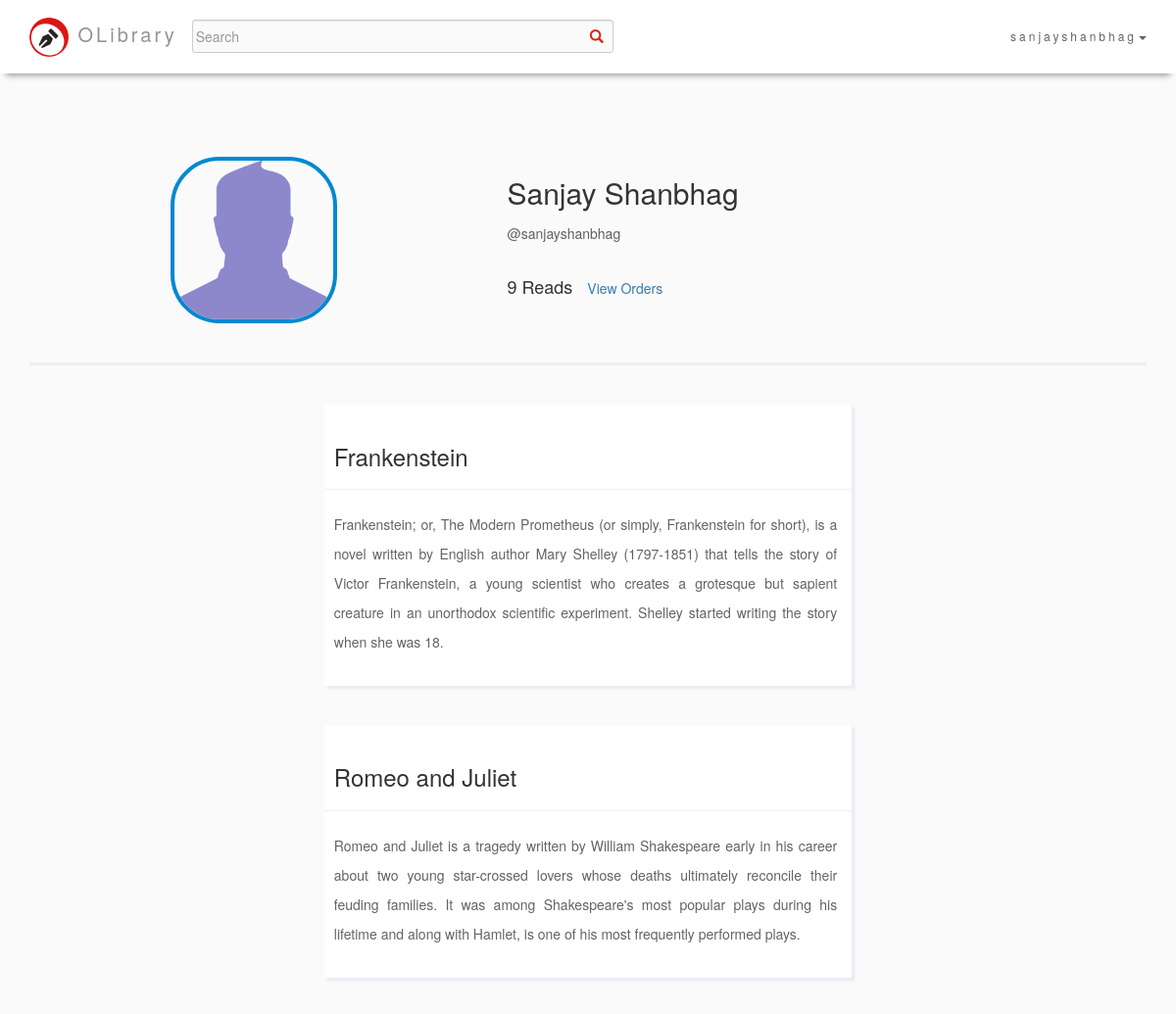
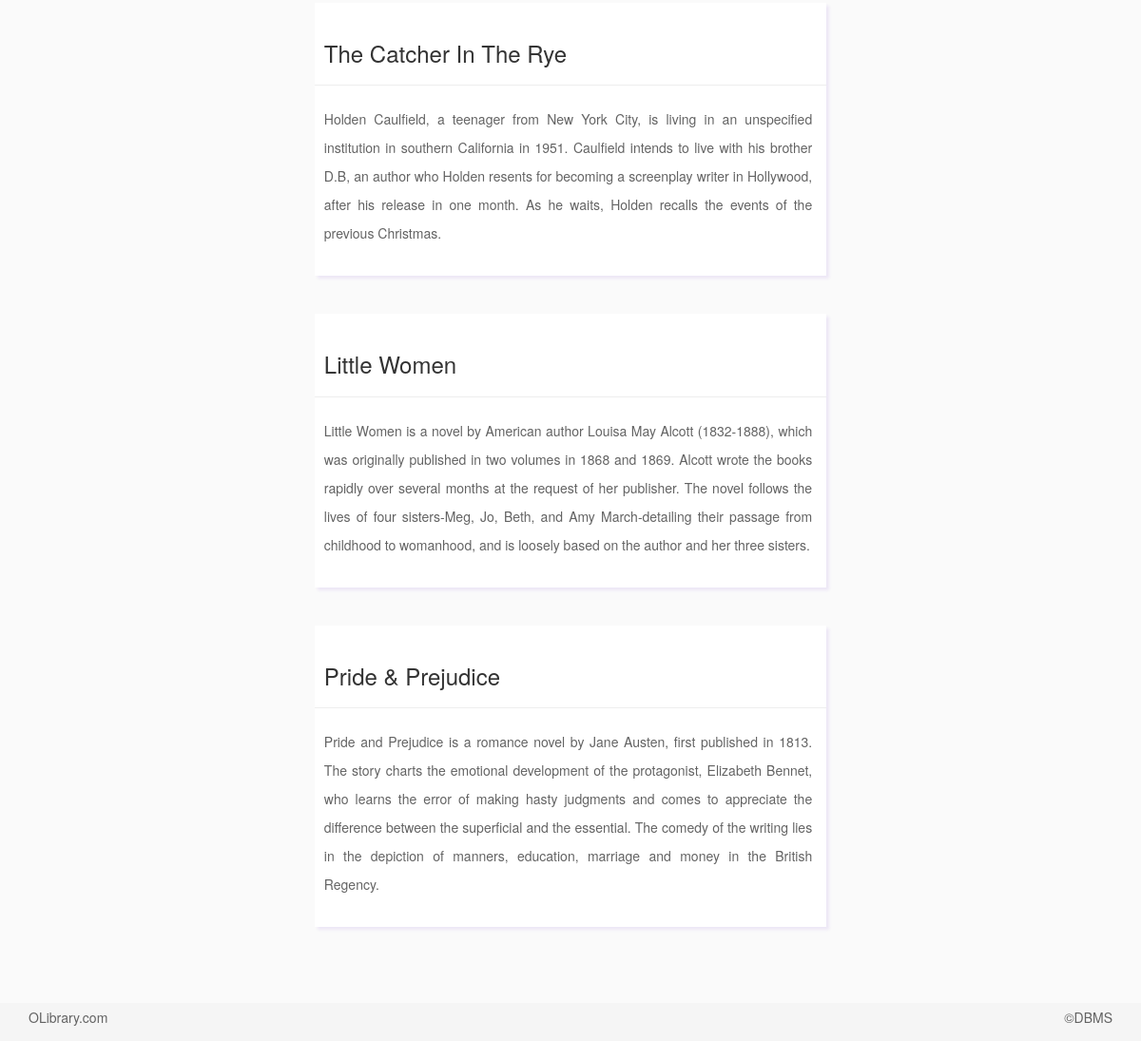
The page /user.php?tye=1 (signed in) on the database its author committed (2 pictures, top to bottom).
### tables this page shows
CREATE TABLE `users` (
  `id` int(11) NOT NULL,
  `uid` varchar(255) NOT NULL,
  `name` varchar(255) NOT NULL,
  `pwd` varchar(255) NOT NULL,
  `eml` varchar(255) NOT NULL,
  `address` text
);

CREATE TABLE `wishlist` (
  `id` int(11) NOT NULL,
  `uid` varchar(255) NOT NULL,
  `bid` int(11) NOT NULL
);

CREATE TABLE `books` (
  `id` int(11) NOT NULL,
  `name` varchar(255) NOT NULL,
  `author` varchar(255) NOT NULL,
  `copies` int(11) NOT NULL,
  `description` text NOT NULL
);

### user.php (the view, shortened to what this page needs)
<?php
	include 'databh.php';
	$uid = $_SESSION['uid'];
	$sql = "SELECT name FROM users WHERE uid = '$uid'";
	$result = $conn->query($sql);
	$row = $result->fetch_assoc();
	$username = $row['name'];
?>
<!DOCTYPE html>
<html>
  <head>
    <link rel="stylesheet" type="text/css" href="CSS/custom_content.css">
      <link rel="stylesheet" href="https://maxcdn.bootstrapcdn.com/bootstrap/3.3.7/css/bootstrap.min.css">
  </head>
	<body>
		<div class="container">
    <nav class="navbar navbar-default navbar-fixed-top" style="background-color: #FFFFFF; border: none;">
                    <div class="container">
                        <div class="navbar-header">
                            <a class="navbar-left" href="index.php" style="margin-top: 18px; color: #939393; text-decoration: none; font-size: 20px;"><img src="images/lo2.png" style="height: 40px; width: 40px; margin-right: 1px;"> OLibrary</a>
                        </div>
                        <div id="navbar" class="navbar-collapse collapse">
                            <ul class="nav navbar-nav navbar-left">
                                <div id="custom-search-input">
                                <form class="navbar-form navbar-left" method="POST" action="searchresults.php" id="search">
                                    <div class="input-group">
                                        <input type="text" class="search-query form-control" placeholder="Search" id="query" name="query"/>
                                        <span class="input-group-btn">
                                            <button class="btn btn-danger" type="submit">
                                                <span class=" glyphicon glyphicon-search"></span>
                                            </button>
                                        </span>
                                    </div>
                                </form>
                                </div>
                            </ul>
                            <ul class="nav navbar-nav navbar-right">
                                <?php
                                if(isset($_SESSION['uid']) && !empty($_SESSION['uid'])){
                                    if(isset($dp) && !empty($dp)){
                                       echo "<li class='dropdown'><a class='dropdown-toggle' data-toggle='dropdown' href='#'>" .$_SESSION['uid']."<span class='caret'></span></a>";
                                   }else{
                                    echo "<li class='dropdown'><a class='dropdown-toggle' data-toggle='dropdown' href='#'>" .$_SESSION['uid']."<span class='caret'></span></a>";
                                   }
                                }
                                else{
                                    echo "<li class='dropdown'><a class='dropdown-toggle' data-toggle='dropdown' href='#'>User<span class='caret'></span></a>";
                                    }
                                    ?>
                                </li>
                            </ul>
                        </div>
                    </div>
                </nav>
        </div>
        <div class="container-fluid back">
            <br><br><br><br><br><br><br><br>
            <div class='container'>
            	<div class="row">
        			<div class="col-sm-5 col-lg-5 col-md-5">
        				<img src='images/alternate2.png' style='width: 170px; height: 170px; border-radius: 50px; border:4px solid #0288D1;' class='center-block'/>
        			</div>
        			<div class="col-sm-7 col-lg-7 col-md-7">
        				<?php
        					echo "<h2>".$username."</h2>";
        					echo "<p>@".$uid."</p>";
        					$sql = "SELECT id FROM issued WHERE uid = '$uid'";
        					$result = $conn->query($sql);
        					$issuednumber = mysqli_num_rows($result);
        					echo "<br>";
        					echo "<h4 style='display: inline;'>".$issuednumber." Reads</h4>";
                            echo "<span id = 'wl'><a style='text-decoration: none; margin-left: 15px;' href='user.php?tye=1'>View Wishlist</a></span>";
        				?>
        			</div>
        		</div>
        		<br>
        		<hr style="border-width: 3px;">
        		<br>
                <?php
                    if(isset($_GET['tye']) && !empty($_GET['tye'])){
                       ?>
                       <div class="row">
                            <div class="col-sm-3 col-lg-3 col-md-3">
                            </div>
                            <div class="col-sm-6 col-lg-6 col-md-6">
                                <?php
                                    $sql = "SELECT * FROM wishlist WHERE uid = '$uid' ORDER BY id DESC";
                                    $result = $conn->query($sql);
                                    while($row = $result->fetch_assoc()){
                                        $bid = $row['bid'];
                                        $sql1 = "SELECT * FROM books WHERE id = '$bid'";
                                        $result1 = $conn->query($sql1);
                                        $row1 = $result1->fetch_assoc();
                                        $bname = $row1['name'];
                                        $bdescript = $row1['description'];
                                        echo "<div class='feedcard center-block'>";
                                            echo "<br>";
                                            echo "<h3 style='margin-left: 10px;'>".$bname."</h3>";
                                            echo "<hr>";
                                            echo "<p style='margin-left: 10px;'>".$bdescript."</p>";
                                            echo "<br>";
                                        echo "</div>";
                                        echo "<br><br>";
                                    }
                                ?>
                            </div>
                            <div class="col-sm-3 col-lg-3 col-md-3">
                            </div>
                        </div>
                <?php
            }
                ?>
            </div>
            <br><br>
        </div>
        <div class="container-fluid footer" style="background-color: #F5F5F5; margin-bottom: 0px;">
            <div class="container">
                <p style="color: #636363; " class="left"> OLibrary.com</p>
                <p style="color: #636363; text-align: right;" class="right">&copyDBMS</p>
            </div>
        </div>
    </body>
</html>

### CSS/custom_content.css (style rules this page uses)
p { color: #616161; line-height: 30px; }
.navbar { -webkit-box-shadow: 0 8px 6px -6px #999 !important; -moz-box-shadow: 0 8px 6px -6px #999 !important; box-shadow: 0 8px 6px -6px #999 !important; margin-bottom: 0; background-color: #f4511e; z-index: 9999; border: 0; font-size: 12px !important; line-height: 1.42857143 !important; letter-spacing: 3px; border-radius: 0; height: 75px; }
.navbar li a, .navbar .navbar-brand { color: #636363 !important; margin-top: 12PX; }
#custom-search-input { margin:0; margin-top: 0px; margin-bottom: 0px; padding: 0; }
#custom-search-input .search-query { padding-right: 3px; padding-right: 4px \9; padding-left: 3px; padding-left: 4px \9; margin-bottom: 0; -webkit-border-radius: 3px; -moz-border-radius: 3px; border-radius: 3px; }
#custom-search-input button { border: 0; background: none; padding: 2px 5px; margin-top: 2px; position: relative; left: -28px; margin-bottom: 0; -webkit-border-radius: 3px; -moz-border-radius: 3px; border-radius: 3px; color:#D9230F; margin-top: 12PX; }
#search input[type=text] { width:430px !important; background-color: #FAFAFA; margin-top: 12px; }
.footer { position: relative; bottom: 0; left: 0; right: 0; background:#ccc; }
.left { float: left; }
.right { float: right; }
.back { background-color: #FAFAFA; min-height: 100%; min-width: 100%; }
html, body { margin: 0; height: 100%; }
body { min-height: 100%; }

### user.php (style rules this page uses)
.feedcard { background-color: #FFFFFF; box-shadow: 3px 3px 3px #EDE7F6; min-height: 200px; width: 97%; }
.feedcard p { text-align: justify; margin-right: 15px; margin-left: 15px; color: #636363; }
.left { float: left; }
.right { float: right; }

### rows shown on the page
users: name "Sanjay Shanbhag"
wishlist: books.name "Frankenstein", books.description "Frankenstein; or, The Modern Prometheus (or simply, Frankenstein for short), is a novel written by English author Mary Shelley (1797-1851) that tells the story of Victor Frankenstein, a young scientist who creates a grotesque but sapient creature in an unorthodox scientific experiment. Shelley started writing the story when she was 18."
wishlist: books.name "Romeo and Juliet", books.description "Romeo and Juliet is a tragedy written by William Shakespeare early in his career about two young star-crossed lovers whose deaths ultimately reconcile their feuding families. It was among Shakespeare's most popular plays during his lifetime and along with Hamlet, is one of his most frequently performed plays."
wishlist: books.name "The Catcher In The Rye", books.description "Holden Caulfield, a teenager from New York City, is living in an unspecified institution in southern California in 1951. Caulfield intends to live with his brother D.B, an author who Holden resents for becoming a screenplay writer in Hollywood, after his release in one month. As he waits, Holden recalls the events of the previous Christmas."
wishlist: books.name "Little Women", books.description "Little Women is a novel by American author Louisa May Alcott (1832-1888), which was originally published in two volumes in 1868 and 1869. Alcott wrote the books rapidly over several months at the request of her publisher. The novel follows the lives of four sisters-Meg, Jo, Beth, and Amy March-detailing their passage from childhood to womanhood, and is loosely based on the author and her three sisters."
wishlist: books.name "Pride & Prejudice", books.description "Pride and Prejudice is a romance novel by Jane Austen, first published in 1813. The story charts the emotional development of the protagonist, Elizabeth Bennet, who learns the error of making hasty judgments and comes to appreciate the difference between the superficial and the essential. The comedy of the writing lies in the depiction of manners, education, marriage and money in the British Regency."

### other values the page prints
$_SESSION['uid'] "sanjayshanbhag"
$uid "sanjayshanbhag"
$issuednumber "9"
